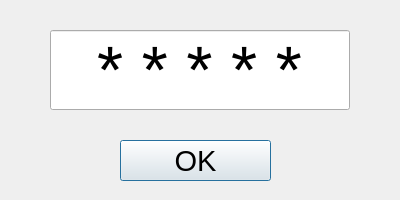
<?xml version="1.0" encoding="UTF-8"?>
<ui version="4.0">
 <class>password</class>
 <widget class="QDialog" name="password">
  <property name="geometry">
   <rect>
    <x>0</x>
    <y>0</y>
    <width>400</width>
    <height>200</height>
   </rect>
  </property>
  <property name="focusPolicy">
   <enum>Qt::NoFocus</enum>
  </property>
  <property name="windowTitle">
   <string>Dialog</string>
  </property>
  <widget class="QPushButton" name="pushButton">
   <property name="geometry">
    <rect>
     <x>120</x>
     <y>140</y>
     <width>151</width>
     <height>41</height>
    </rect>
   </property>
   <property name="font">
    <font>
     <pointsize>22</pointsize>
    </font>
   </property>
   <property name="text">
    <string>OK</string>
   </property>
  </widget>
  <widget class="QLineEdit" name="lineEdit_pass">
   <property name="geometry">
    <rect>
     <x>50</x>
     <y>30</y>
     <width>300</width>
     <height>80</height>
    </rect>
   </property>
   <property name="font">
    <font>
     <pointsize>50</pointsize>
    </font>
   </property>
   <property name="text">
    <string>* * * * *</string>
   </property>
   <property name="alignment">
    <set>Qt::AlignCenter</set>
   </property>
  </widget>
 </widget>
 <resources/>
 <connections/>
</ui>
